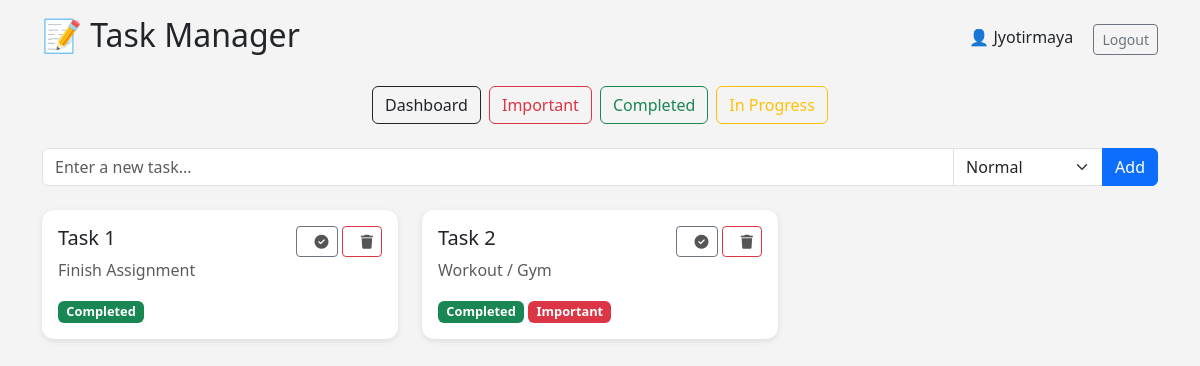
Screenshot of /completed (signed in) with the database file from the repository.
### app.py (models this page shows)
class Task(db.Model):
    id = db.Column(db.Integer, primary_key=True)
    content = db.Column(db.String(200), nullable=False)
    is_done = db.Column(db.Boolean, default=False)
    is_important = db.Column(db.Boolean, default=False)
    user_id = db.Column(db.Integer, db.ForeignKey('user.id'))

### app.py (the view)
@app.route('/completed')
def completed():
    if 'user_id' not in session:
        return redirect('/login')
    tasks = Task.query.filter_by(user_id=session['user_id'], is_done=True).all()
    return render_template('index.html', tasks=tasks, username=session.get('username'))

### templates/index.html (shortened to what this page needs)
<!DOCTYPE html>
<html lang="en">
<head>
  <link href="https://cdn.jsdelivr.net/npm/bootstrap@5.3.0/dist/css/bootstrap.min.css" rel="stylesheet">
</head>
<body>
<div class="container d-flex justify-content-between align-items-center my-3">
  <h2>📝 Task Manager</h2>
  <div class="text-end">
    <span class="me-3">👤 {{ username }}</span>
    <a href="/logout" class="btn btn-sm btn-outline-secondary">Logout</a>
  </div>
</div>
<div class="container my-4">
  <div class="d-flex justify-content-center mb-4">
    <a href="/" class="btn btn-outline-dark mx-1">Dashboard</a>
    <a href="/important" class="btn btn-outline-danger mx-1">Important</a>
    <a href="/completed" class="btn btn-outline-success mx-1">Completed</a>
    <a href="/inprogress" class="btn btn-outline-warning mx-1">In Progress</a>
  </div>
  <form action="/add" method="POST" class="input-group mb-4">
    <input name="task" class="form-control" placeholder="Enter a new task..." required>
    <select name="importance" class="form-select" style="max-width: 150px;">
      <option value="no">Normal</option>
    </select>
    <button class="btn btn-primary">Add</button>
  </form>
  <div class="row row-cols-1 row-cols-md-2 row-cols-lg-3 g-4">
    {% for task in tasks %}
    <div class="col">
      <div class="card p-3">
        <div class="d-flex justify-content-between align-items-start">
          <div>
            <h5>Task {{ loop.index }}</h5>
            <p class="text-muted">{{ task.content }}</p>
            {% if task.is_done %}
              <span class="badge bg-success">Completed</span>
            {% else %}
              <span class="badge bg-warning text-dark">In Progress</span>
            {% endif %}
            {% if task.is_important %}
              <span class="badge bg-danger">Important</span>
            {% endif %}
          </div>
          <div class="task-actions">
            <form action="/toggle/{{ task.id }}" method="POST" style="display:inline;">
              <button class="btn btn-sm btn-outline-secondary" title="Toggle Done">
                <i class="fas fa-check-circle"></i>
              </button>
            </form>
            <a href="/delete/{{ task.id }}" class="btn btn-sm btn-outline-danger" title="Delete Task">
              <i class="fas fa-trash"></i>
            </a>
          </div>
        </div>
      </div>
    </div>
    {% endfor %}
  </div>
</div>
</body>
</html>

### templates/index.html (style rules this page uses)
body { background-color: #f4f4f4; }
.card { border: none; border-radius: 12px; box-shadow: 0 2px 6px rgba(0, 0, 0, 0.1); }
.badge { font-size: 0.8rem; }
.task-actions i { cursor: pointer; margin-left: 10px; color: #555; }

### rows the page displays
Task: content "Finish Assignment", is_done "Completed"
Task: content "Workout / Gym", is_done "Completed", is_important "Important"

### other values shown
{{ username }} "Jyotirmaya"
